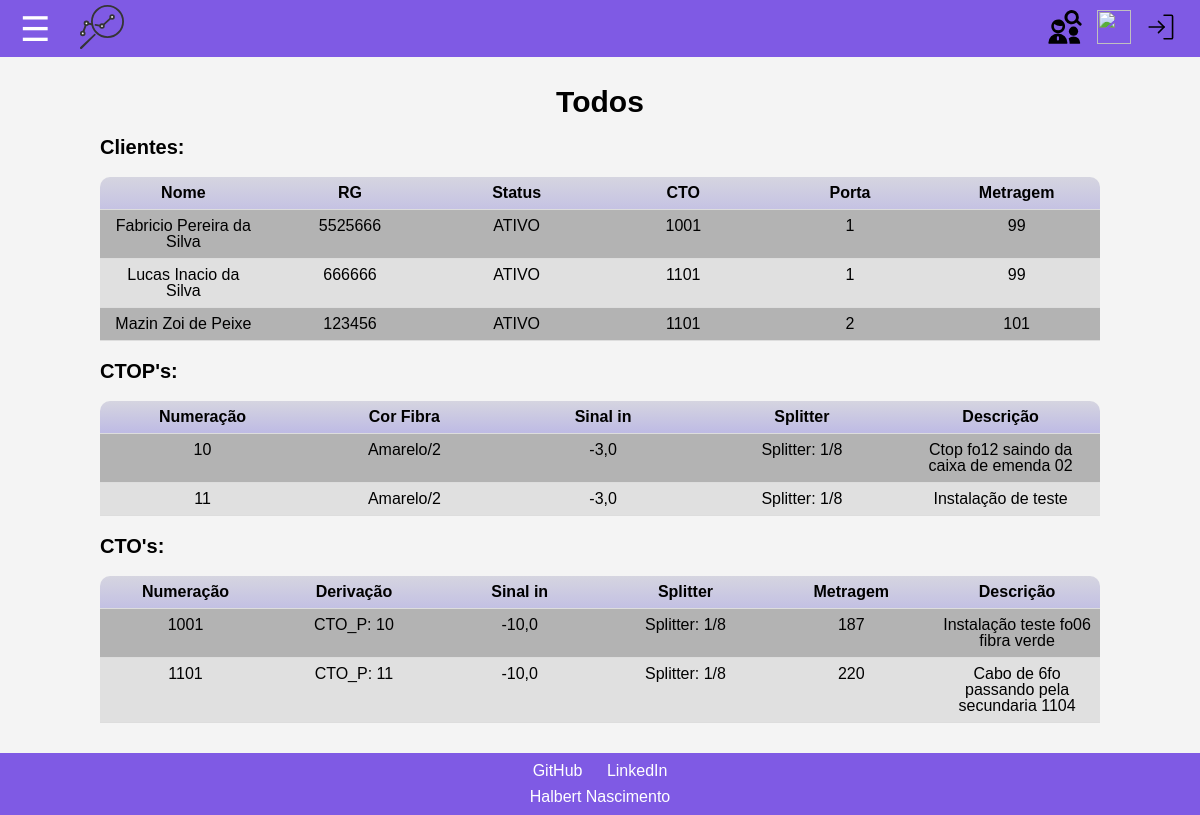
/get/, run on an earlier commit of the app's database.
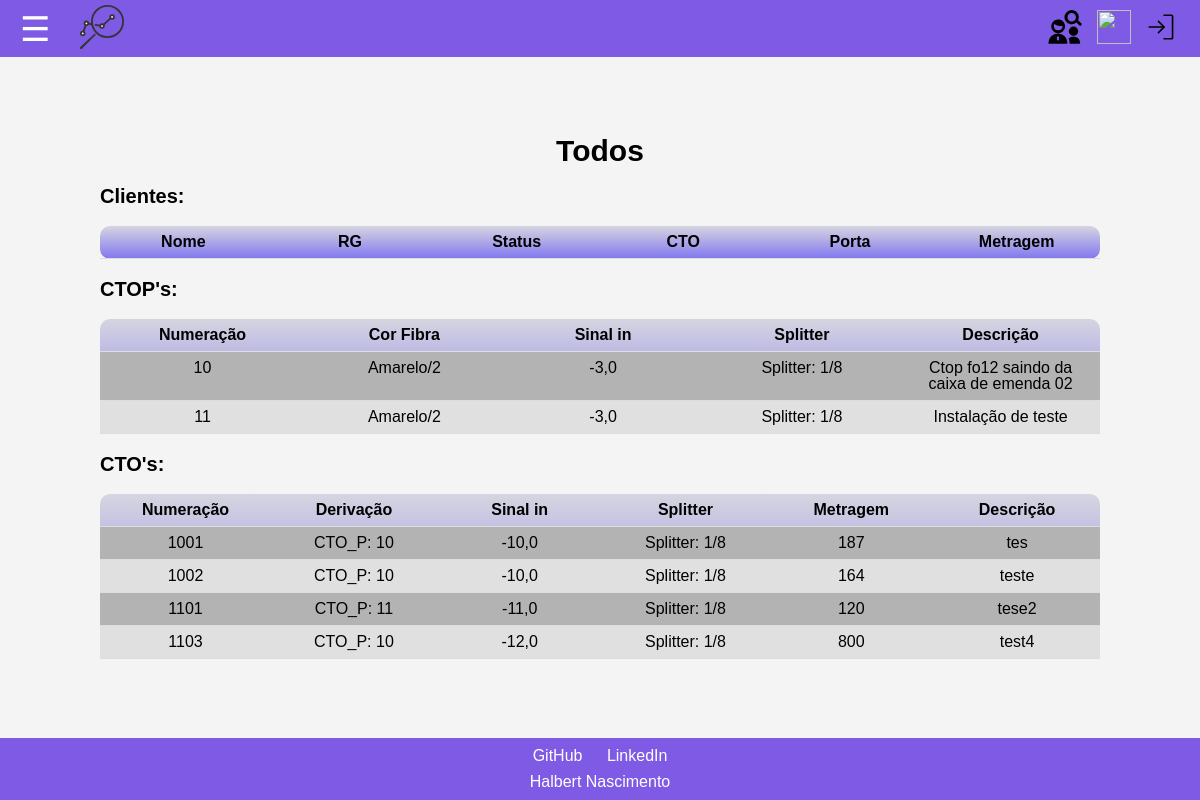
And on a later commit of the database.
### CTO_manager/models.py (models this page shows, shortened)
class Cliente(models.Model):
  nome = models.CharField(max_length=100) # identificação do cliente pelo nome
  rg = models.IntegerField(blank=True) # identificao do cliente RG
  status = models.CharField(max_length=15, default='ATIVO') # identificação do status do cliente  ativo, cancelado, bloqueado, se nada for atribuido inicialmente começa como 'ativo'
  porta = models.PositiveIntegerField(blank=True) # salvar a numeracao da porta que o cliente esta associado a cto, somente numeros positivos
  numeracao_cto = models.IntegerField(blank=True, null=True) # deixar salva a numeracao da cto
  metragem = models.IntegerField(default=0) # tamanho do cabo que foi utilizado para instalacao

class CtoPrimaria(models.Model):
  numeracao = models.IntegerField() # Numero de identificacao da CTO primaria
  descricao = models.TextField(blank=True, null=True, verbose_name='Descricao detalhada') # Informacoes detalhadas e observacoes sobre a CTO
  cor_fibra_entrada = models.CharField(max_length=20) # Cor da fibra de entrada para futuras manutencoes na caixa p
  sinal_entrada = models.FloatField() # Referencia para o sinal que esta chegando na caixa (futura implementacao para verificar atenuacoes na rota)
  splitter = models.ForeignKey(Splitter, on_delete=models.CASCADE) # Pre-requisito: cadastro do splitter; o tamanho do splitter define quantas CTOs secundarias a CTO primaria pode ter
  dio = models.TextField(blank=True, null=True, default="não identificado", verbose_name='Identificao DIO') # Descição/ idenficação do DIO de saida
  olt_porta = models.IntegerField(blank=True , null=True) # identificaçã de porta de saida da OLT
  def __str__(self):
    return f"CTO_P: {self.numeracao}" # Retorna uma representacao em texto formatado com a numeracao da CTO primaria

class Splitter(models.Model):
  splitter_tipo = models.IntegerField()
  def __str__(self):
    return f"Splitter: 1/{self.splitter_tipo}"

class CtoSecundaria(models.Model):
  numeracao = models.IntegerField() # Numero de identificacao da CTO secundaria
  descricao = models.TextField(blank=True, null=True, verbose_name='Descricao detalhada') # Informacoes detalhadas e observacoes sobre a CTO
  sinal_entrada = models.FloatField() # Referencia para o sinal que esta chegando na caixa (futura implementacao para verificar atenuacoes na rota)
  splitter = models.ForeignKey(Splitter, on_delete=models.CASCADE) # Pre-requisito: cadastro do splitter; o tamanho do splitter define quantos cliente a caixa pode ter
  derivacao_ctoPrimaria = models.ForeignKey(CtoPrimaria, on_delete=models.CASCADE) # Pre-requisito: cadastro da cto primaria. buscar caixar com identificador da ctop
  metragem = models.IntegerField(default=0) # tamanho do cabo que foi utilizado para instalacao
  clientes = models.ManyToManyField(Cliente, blank=True) # Este e o tipo de campo que define uma relacao de muitos-para-muitos com o modelo Cliente.
  def __str__(self):
    return f'CTO: {self.numeracao}'

### getData/views.py (the view)
# urls.py: path('',views.pesquisa ,name='pesquisa'),
def pesquisa(request):
    template = loader.get_template('getData/pesquisa_all.html')
    clientes = Cliente.objects.all()
    ctops = CtoPrimaria.objects.all()
    ctos= CtoSecundaria.objects.all()
    context = {
        'titulo': 'Pesquisa form',
        'clientes': clientes,
        'ctops': ctops,
        'ctos': ctos,
    }
    for cto in ctos:
        print(f"CTO: {cto.numeracao}, S: {cto.splitter}")
        for cliente in cto.clientes.all():
            print(f"Cliente: {cliente.nome}, {cto} porta {cliente.porta}")
    return HttpResponse(template.render(context, request))

### getData/templates/getData/pesquisa_all.html (shortened to what this page needs)
{% extends 'baseNew.html' %}
{% block content %}
<section class="full centralizar_main">
<h1 class="titulo" >Todos</h1>
  <fieldset class="pesquisa">
    <legend>Clientes:</legend>
    <table>
      <tr>
        <th>Nome</th>
        <th>RG</th>
        <th>Status</th>
        <th>CTO</th>
        <th>Porta</th>
        <th>Metragem</th>
      </tr>
        {% for cliente in clientes %}
          <tr class="tr centralizar">
            <td>{{cliente.nome}}</td>
            <td>{{cliente.rg}}</td>
            <td>{{cliente.status}}</td>
            <td>{{cliente.numeracao_cto}}</td>
            <td>{{cliente.porta}}</td>
            <td>{{cliente.metragem}}</td>
          </tr>
        {%endfor%}
    </table>
  </fieldset>
  <fieldset class="pesquisa">
    <legend>CTOP's:</legend>
    <table>
      <tr>
        <th>Numeração</th>
        <th>Cor Fibra</th>
        <th>Sinal in</th>
        <th>Splitter</th>
        <th>Descrição</th>
      </tr>
        {% for ctop in ctops %}
          <tr class="tr centralizar">
            <td>{{ctop.numeracao}}</td>
            <td>{{ctop.cor_fibra_entrada}}</td>
            <td>{{ctop.sinal_entrada}}</td>
            <td>{{ctop.splitter}}</td>
            <td>{{ctop.descricao}}</td>
          </tr>
        {%endfor%}
    </table>
  </fieldset>
  <fieldset class="pesquisa">
    <legend>CTO's:</legend>
    <table>
      <tr>
        <th>Numeração</th>
        <th>Derivação</th>
        <th>Sinal in</th>
        <th>Splitter</th>
        <th>Metragem</th>
        <th>Descrição</th>
      </tr>
        {% for cto in ctos %}
          <tr class="tr centralizar">
            <td>{{cto.numeracao}}</td>
            <td>{{cto.derivacao_ctoPrimaria}}</td>
            <td>{{cto.sinal_entrada}}</td>
            <td>{{cto.splitter}}</td>
            <td>{{cto.metragem}}</td>
            <td>{{cto.descricao}}</td>
          </tr>
        {%endfor%}
    </table>
  </fieldset>
</section>
{% endblock %}

What changed in the data, as far as the page shows it:
removed Cliente: nome "Fabricio Pereira da Silva", rg "5525666", status "ATIVO", numeracao_cto "1001", porta "1", metragem "99"
removed Cliente: nome "Lucas Inacio da Silva", rg "666666", status "ATIVO", numeracao_cto "1101", porta "1", metragem "99"
removed Cliente: nome "Mazin Zoi de Peixe", rg "123456", status "ATIVO", numeracao_cto "1101", porta "2", metragem "101"
removed CtoSecundaria: numeracao "1001", derivacao_ctoPrimaria "CTO_P: 10", sinal_entrada "-10,0", splitter "Splitter: 1/8", metragem "187", descricao "Instalação teste fo06 fibra verde"
removed CtoSecundaria: numeracao "1101", derivacao_ctoPrimaria "CTO_P: 11", sinal_entrada "-10,0", splitter "Splitter: 1/8", metragem "220", descricao "Cabo de 6fo passando pela secundaria 1104"
added CtoSecundaria: numeracao "1001", derivacao_ctoPrimaria "CTO_P: 10", sinal_entrada "-10,0", splitter "Splitter: 1/8", metragem "187", descricao "tes"
added CtoSecundaria: numeracao "1002", derivacao_ctoPrimaria "CTO_P: 10", sinal_entrada "-10,0", splitter "Splitter: 1/8", metragem "164", descricao "teste"
added CtoSecundaria: numeracao "1101", derivacao_ctoPrimaria "CTO_P: 11", sinal_entrada "-11,0", splitter "Splitter: 1/8", metragem "120", descricao "tese2"
added CtoSecundaria: numeracao "1103", derivacao_ctoPrimaria "CTO_P: 10", sinal_entrada "-12,0", splitter "Splitter: 1/8", metragem "800", descricao "test4"
